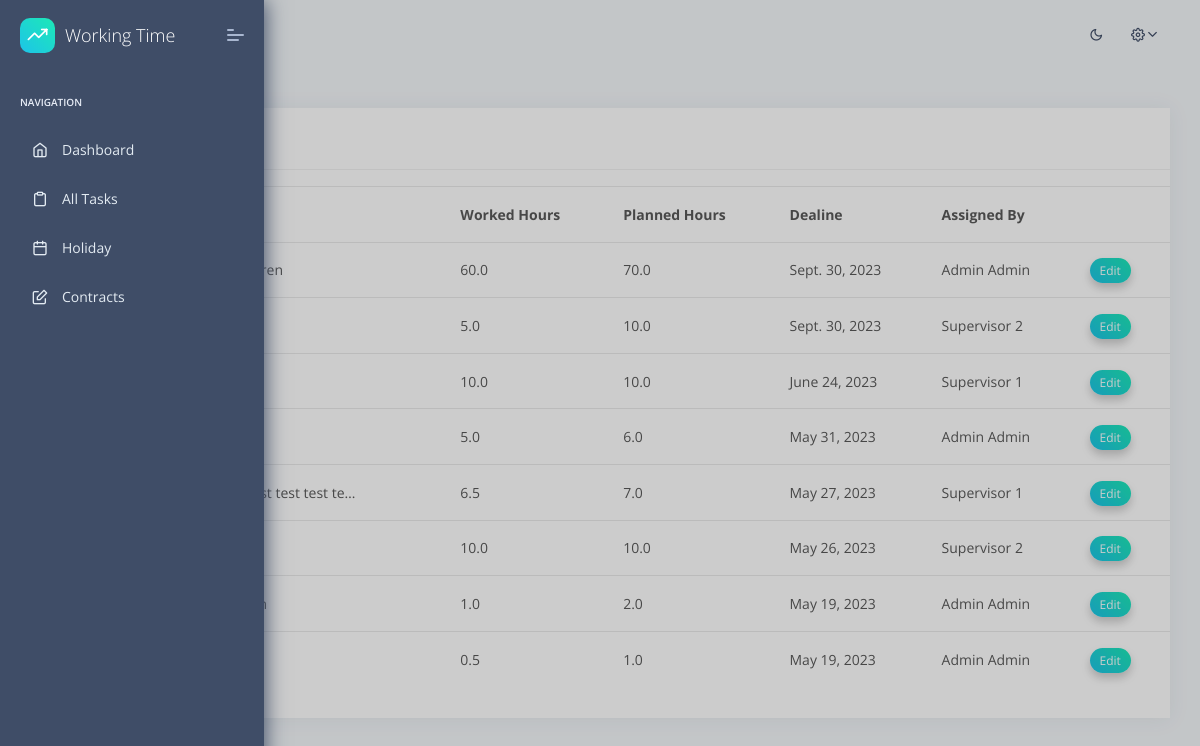
Page /tasks/ (signed in) on the earlier database version.
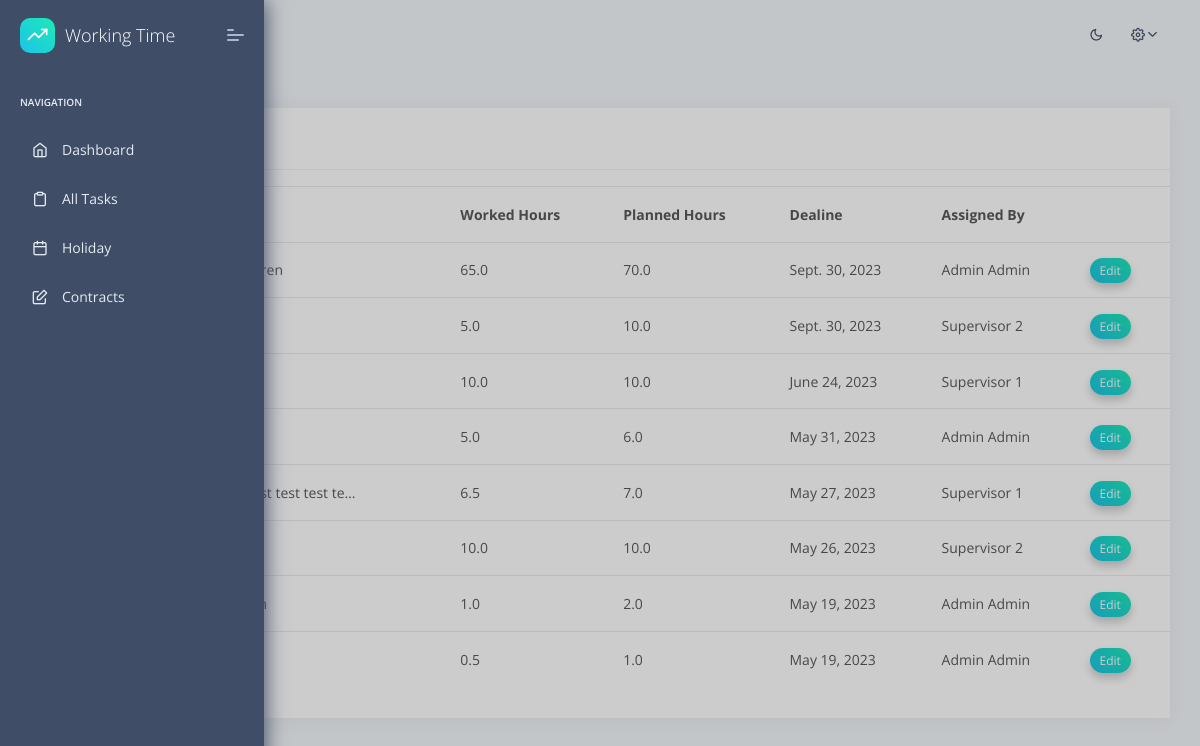
Same page on the later database version.
### apps/home/models.py (models this page shows, shortened)
class Task(models.Model):
    id = models.AutoField(primary_key=True)
    assigned_to = models.ForeignKey(User, on_delete=models.CASCADE)
    assigner = models.ForeignKey(User, on_delete=models.CASCADE, related_name='assigner')
    task_text = models.TextField()
    total_hours = models.FloatField()
    worked_hours = models.FloatField()
    deadline = models.DateField()
    added = models.DateTimeField(auto_now_add=True)
    updated = models.DateTimeField(auto_now=True)
    class Meta:
        verbose_name = 'Task'
        verbose_name_plural = 'Tasks'
        ordering = ['id']

### apps/home/views.py (the view, shortened to what this page needs)
# urls.py: path('tasks/', views.tasks, name='tasks'),
@login_required(login_url="/login/")
def tasks(request: HttpRequest):
    logged_user = request.user
    if is_supervisor(logged_user):
        shks = Contract.objects.filter(supervisor=logged_user)
        tasks = Task.objects.filter(assigned_to__in=[shk.user for shk in shks]).order_by('-deadline')
    elif is_shkofficer(logged_user):
        tasks = Task.objects.all().order_by('-deadline')
    else:
        tasks = Task.objects.filter(assigned_to=logged_user).order_by('-deadline')
    context = {
        'segment': 'tasks',
        'tasks': tasks,
    }
    html_template = loader.get_template('home/tasks.html')
    return HttpResponse(html_template.render(context, request))

### apps/context_processors.py (called while the page is built)
def cfg_assets_root(request):
    return { 'ASSETS_ROOT' : settings.ASSETS_ROOT }

### apps/home/templatetags/group_extras.py (called while the page is built)
@register.filter(name='has_group')
def has_group(user: User, group_name: str):
    group =  Group.objects.get(name=group_name)
    return group in user.groups.all()

### apps/home/views.py (called while the page is built)
def is_supervisor(user: User) -> bool:
    return user.groups.filter(name='supervisor').exists()

def is_shkofficer(user: User) -> bool:
    return user.groups.filter(name='shkofficer').exists()

### apps/templates/home/tasks.html (shortened to what this page needs)
{% extends "layouts/base.html" %}
{% load group_extras %}
{% block content %}
    <div class="pcoded-main-container">
        <div class="pcoded-wrapper">
            <div class="pcoded-content">
                <div class="pcoded-inner-content">
                    <div class="main-body">
                        <div class="page-wrapper">
                            <div class="row">
                                <div class="col-xl-12 col-md-6">
                                    <div class="card Recent-Users">
                                        <div class="card-header">
                                            <h5>All Tasks</h5>
                                        </div>
                                        <div class="card-block px-0 py-3">
                                            <div class="table-responsive">
                                                <table class="table table-hover">
                                                    <thead>
                                                        <tr>
                                                            <th>Task</th>
                                                            <th>Worked Hours</th>
                                                            <th>Planned Hours</th>
                                                            <th>Dealine</th>
                                                            <th>Assigned By</th>
                                                            {% if request.user|has_group:"shk" %}
                                                                <th></th>
                                                            {% else %}
                                                                <th>Assigned To</th>
                                                            {% endif %}
                                                        </tr>
                                                    </thead>
                                                    <tbody>
                                                        {% for task in tasks %}
                                                            <tr class="unread">
                                                                <td>{{ task.task_text|truncatechars_html:40 }}</td>
                                                                <td>{{ task.worked_hours }}</td>
                                                                <td>{{ task.total_hours }}</td>
                                                                <td>{{ task.deadline }}</td>
                                                                <td>{{ task.assigner.first_name }} {{ task.assigner.last_name }}</td>
                                                                {% if request.user|has_group:"shk" %}
                                                                    <td>
                                                                        <a href="/editTask/{{ task.id }}" class="label theme-bg text-white f-12">Edit</a>
                                                                    </td>
                                                                {% else %}
                                                                    <td>{{ task.assigned_to.first_name }} {{ task.assigned_to.last_name }}</td>
                                                                {% endif %}
                                                            </tr>
                                                        {% endfor %}
                                                    </tbody>
                                                </table>
                                            </div>
                                        </div>
                                    </div>
                                </div>
                            </div>
                        </div>
                    </div>
                </div>
            </div>
        </div>
    </div>
{% endblock content %}

Differences in the rows shown:
changed Task (number 1 of 8 on the later page): worked_hours "60.0" → "65.0"
